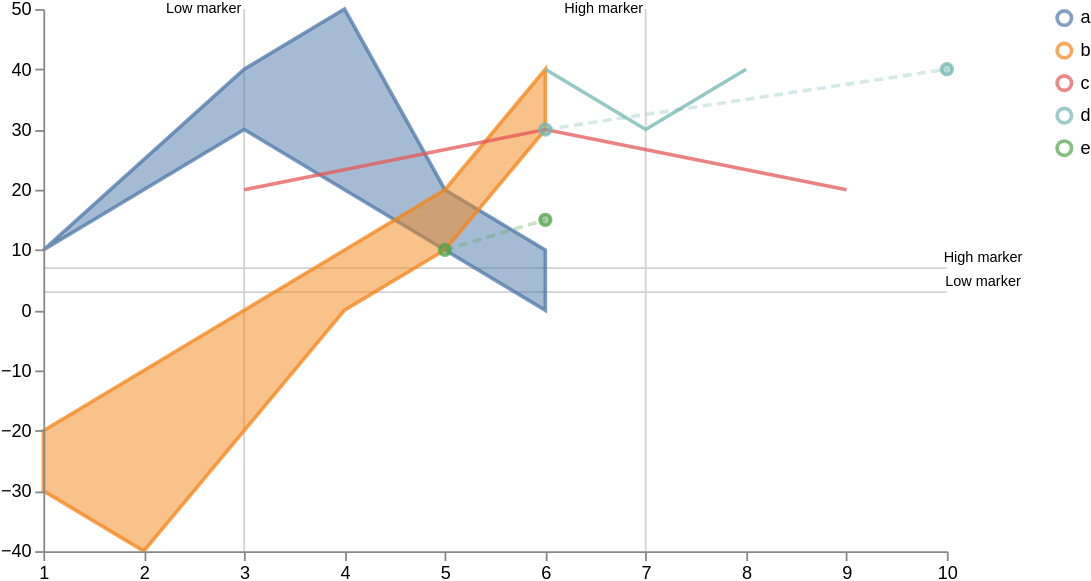

Here is the Vega-Lite specification saved for this chart:
### Vega specification from a JSON file in a GitHub repository (floating-point values rounded to 4 significant figures)
{"$schema": "https://vega.github.io/schema/vega/v5.json", "width": 500, "height": 300, "scales": [{"name": "xscale", "type": "linear", "range": "width", "zero": false, "domain": {"fields": [{"data": "distributions", "field": "timepoint"}, {"data": "traces", "field": "timepoint"}, {"data": "points", "field": "timepoint"}, {"data": "markers", "field": "timepoint"}]}}, {"name": "yscale", "type": "linear", "range": "height", "nice": true, "zero": true, "domain": {"fields": [{"data": "distributions", "field": "lower"}, {"data": "distributions", "field": "upper"}, {"data": "traces", "field": "value"}, {"data": "points", "field": "value"}]}}, {"name": "color", "type": "ordinal", "range": "category", "domain": {"fields": [{"data": "distributions", "field": "trajectory"}, {"data": "traces", "field": "trajectory"}, {"data": "points", "field": "trajectory"}], "sort": {"order": "ascending"}}}], "axes": [{"name": "x_axis", "orient": "bottom", "scale": "xscale", "zindex": 100}, {"name": "y_axis", "orient": "left", "scale": "yscale", "zindex": 100}], "signals": [{"name": "clear", "value": true, "on": [{"events": "mouseup[!event.item]", "update": "true", "force": true}]}, {"name": "shift", "value": false, "on": [{"events": "@legendSymbol:click, @legendLabel:click", "update": "event.shiftKey", "force": true}]}, {"name": "clicked", "value": null, "on": [{"events": "@legendSymbol:click, @legendLabel:click", "update": "{value: datum.value}", "force": true}]}, {"name": "clearData", "value": true, "on": [{"events": "mouseup[!event.item]", "update": "true", "force": true}]}, {"name": "clickedData", "value": null, "on": [{"events": "@area:click", "update": "{value: datum.trajectory}", "force": true}]}], "legends": [{"name": "color_legend", "stroke": "color", "encode": {"symbols": {"name": "legendSymbol", "interactive": true, "update": {"fill": {"value": "transparent"}, "strokeWidth": {"value": 2}, "opacity": [{"test": "!length(data('selected')) || indata('selected', 'value', datum.value) || indata('selectedData', 'value', datum.value)", "value": 0.7}, {"value": 0.15}], "size": {"value": 64}}}, "labels": {"name": "legendLabel", "interactive": true, "update": {"opacity": [{"test": "!length(data('selectedData')) || indata('selectedData', 'value', datum.value)", "value": 1}, {"value": 0.25}]}}}}], "marks": [{"type": "group", "zindex": 3, "name": "_points", "from": {"facet": {"name": "points_split", "data": "points", "groupby": "trajectory"}}, "marks": [{"type": "symbol", "name": "_points_symbol", "from": {"data": "points_split"}, "zindex": 3, "encode": {"update": {"x": {"scale": "xscale", "field": "timepoint"}, "y": {"scale": "yscale", "field": "value"}, "size": {"value": 35}, "strokeWidth": {"value": 2}, "fill": {"scale": "color", "field": "trajectory"}, "stroke": {"scale": "color", "field": "trajectory"}, "fillOpacity": [{"test": "!length(data('selected')) || indata('selected', 'value', datum.trajectory)", "value": 0.5}, {"value": 0.15}], "strokeOpacity": [{"test": "!length(data('selected')) || indata('selected', 'value', datum.trajectory)", "value": 0.75}, {"value": 0.15}], "tooltip": {"field": "value"}}, "hover": {"fillOpacity": {"value": 0.9}}}}, {"type": "line", "name": "_points_line", "from": {"data": "points_split"}, "zindex": 3, "encode": {"update": {"x": {"scale": "xscale", "field": "timepoint"}, "y": {"scale": "yscale", "field": "value"}, "strokeWidth": {"value": 2}, "stroke": {"scale": "color", "field": "trajectory"}, "interpolate": {"value": "linear"}, "strokeDash": {"value": [5, 3]}, "strokeOpacity": [{"test": "!length(data('selected')) || indata('selected', 'value', datum.trajectory)", "value": 0.3}, {"value": 0.1}]}, "hover": {"fillOpacity": {"value": 0.9}}}}]}, {"type": "group", "zindex": 2, "name": "_traces", "from": {"facet": {"name": "traces_split", "data": "traces", "groupby": "trajectory"}}, "marks": [{"type": "line", "name": "_traces_lines", "from": {"data": "traces_split"}, "encode": {"update": {"x": {"scale": "xscale", "field": "timepoint"}, "y": {"scale": "yscale", "field": "value"}, "strokeWidth": {"value": 2}, "stroke": {"scale": "color", "field": "trajectory"}, "interpolate": {"value": "linear"}, "strokeOpacity": [{"test": "!length(data('selected')) || indata('selected', 'value', datum.trajectory)", "value": 0.75}, {"value": 0.15}]}, "hover": {"fillOpacity": {"value": 0.9}}}}]}, {"type": "group", "name": "_distributions", "zindex": 1, "from": {"facet": {"name": "trajectory_split", "data": "distributions", "groupby": "trajectory"}}, "marks": [{"type": "area", "name": "area", "interactive": true, "from": {"data": "trajectory_split"}, "encode": {"update": {"x": {"scale": "xscale", "field": "timepoint"}, "y": {"scale": "yscale", "field": "upper"}, "y2": {"scale": "yscale", "field": "lower"}, "interpolate": {"value": "linear"}, "strokeWidth": {"value": 2}, "fill": {"scale": "color", "field": "trajectory"}, "stroke": {"scale": "color", "field": "trajectory"}, "fillOpacity": [{"test": "!length(data('selected')) || indata('selected', 'value', datum.trajectory)", "value": 0.5}, {"value": 0.15}], "strokeOpacity": [{"test": "!length(data('selected')) || indata('selected', 'value', datum.trajectory)", "value": 0.75}, {"value": 0.15}]}, "hover": {"fillOpacity": {"value": 0.9}}}}]}, {"type": "group", "name": "_markers", "marks": [{"type": "rule", "name": "_marker text", "from": {"data": "markers"}, "encode": {"enter": {"stroke": {"value": "lightgray"}}, "update": {"x": {"scale": "xscale", "field": "axis_value"}, "y2": {"value": 0}, "y": {"signal": "height"}, "opacity": {"value": 1}}}}, {"type": "text", "name": "_marker flags", "from": {"data": "_marker text"}, "encode": {"enter": {"text": {"field": "datum.label"}, "y": {"value": 0}, "fontSize": {"value": 8}}}, "transform": [{"type": "label", "lineAnchor": "start", "as": ["x", "_y", "opacity", "align", "baseline"], "offset": [1], "size": {"signal": "[width, height]"}}]}]}, {"type": "group", "name": "_hmarkers", "marks": [{"type": "rule", "name": "_marker_h text", "from": {"data": "markers_h"}, "encode": {"enter": {"stroke": {"value": "lightgray"}}, "update": {"y": {"scale": "yscale", "field": "axis_value"}, "x2": {"value": 0}, "x": {"signal": "width"}, "opacity": {"value": 1}}}}, {"type": "text", "name": "_marker_h flags", "from": {"data": "_marker_h text"}, "encode": {"enter": {"text": {"field": "datum.label"}, "x": {"signal": "width+20"}, "fontSize": {"value": 8}}}, "transform": [{"type": "label", "lineAnchor": "start", "as": ["_x", "y", "opacity", "align", "baseline"], "offset": [1], "size": {"signal": "[height, width]"}}]}]}], "data": [{"name": "distributions", "values": [{"timepoint": 1, "upper": 10, "lower": 10, "trajectory": "a"}, {"timepoint": 2, "upper": 20, "lower": 25, "trajectory": "a"}, {"timepoint": 4, "upper": 20, "lower": 50, "trajectory": "a"}, {"timepoint": 6, "upper": 0, "lower": 10, "trajectory": "a"}, {"timepoint": 1, "upper": -30, "lower": -20, "trajectory": "b"}, {"timepoint": 5, "upper": 10, "lower": 20, "trajectory": "a"}, {"timepoint": 2, "upper": -40, "lower": -10, "trajectory": "b"}, {"timepoint": 3, "upper": -20, "lower": 0, "trajectory": "b"}, {"timepoint": 3, "upper": 30, "lower": 40, "trajectory": "a"}, {"timepoint": 5, "upper": 10, "lower": 20, "trajectory": "b"}, {"timepoint": 4, "upper": 0, "lower": 10, "trajectory": "b"}, {"timepoint": 6, "upper": 30, "lower": 40, "trajectory": "b"}], "transform": [{"type": "collect", "sort": {"field": ["trajectory", "timepoint"]}}]}, {"name": "traces", "values": [{"timepoint": 6, "value": 30, "trajectory": "c"}, {"timepoint": 9, "value": 20, "trajectory": "c"}, {"timepoint": 3, "value": 20, "trajectory": "c"}, {"timepoint": 7, "value": 30, "trajectory": "d"}, {"timepoint": 6, "value": 40, "trajectory": "d"}, {"timepoint": 8, "value": 40, "trajectory": "d"}], "transform": [{"type": "filter", "expr": "isValid(datum.value)"}, {"type": "collect", "sort": {"field": ["trajectory", "timepoint"]}}]}, {"name": "points", "values": [{"timepoint": 6, "value": 30, "trajectory": "d"}, {"timepoint": 10, "value": 40, "trajectory": "d"}, {"timepoint": 5, "value": 10, "trajectory": "e"}, {"timepoint": 6, "value": 15, "trajectory": "e"}]}, {"name": "markers", "values": [{"axis_value": 3, "label": "Low marker"}, {"axis_value": 7, "label": "High marker"}]}, {"name": "markers_h", "values": [{"axis_value": 3, "label": "Low marker"}, {"axis_value": 7, "label": "High marker"}]}, {"name": "selected", "on": [{"trigger": "clear", "remove": true}, {"trigger": "!shift", "remove": true}, {"trigger": "!shift && clicked", "insert": "clicked"}, {"trigger": "shift && clicked", "toggle": "clicked"}]}, {"name": "selectedData", "on": [{"trigger": "clearData", "remove": true}, {"trigger": "clickedData", "toggle": "clickedData"}]}]}
